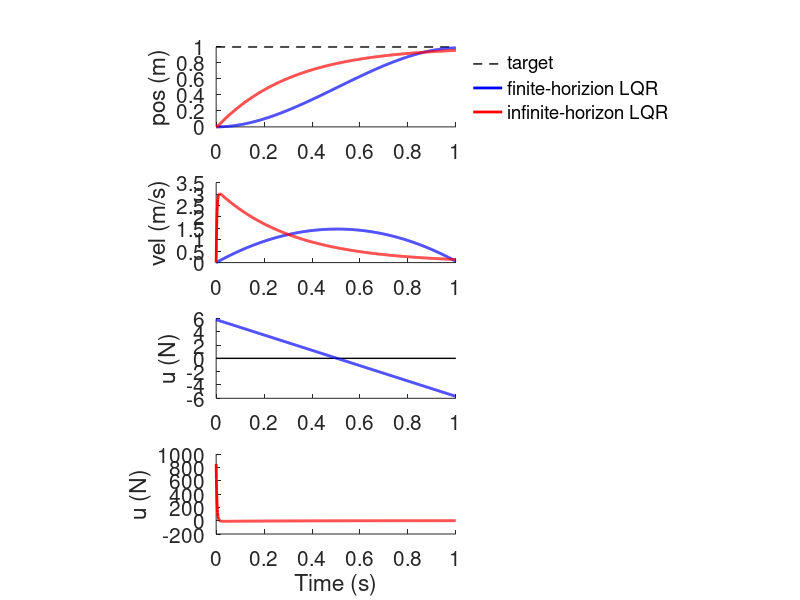

This figure's MATLAB source:
clear variables; close all; clc;
%%%%%%%%%%%%%%%%%%%%%%%%%%%%%%%%%%%%%%%%%%%%%%%%%%%%%%%%%%%%%%%%%%%%%%%%%%%
% This program simulates an optimal controller (finite horizon linear
% quadratic regulator [LQR]) reaching a position in one dimension.
% It also simulates an infinite horizon LQR reaching to the same target.
%
% Neuroscientists may notice that the force generated by each controller and the
% simulated trajectories are different. This is because the finite horizon
% LQR has time-dependent gains while the infinite horizon LQR has a
% constant gain. The bell-shaped velocity profile is observed only with the
% finite horizon LQR.
% ----------------------
% Feel free to edit this code and use as you wish!
%
% Atsushi Takagi (2021/03/05) - written and tested in MATLAB 2018b
%%%%%%%%%%%%%%%%%%%%%%%%%%%%%%%%%%%%%%%%%%%%%%%%%%%%%%%%%%%%%%%%%%%%%%%%%%%

% Time step size (in seconds)
dt = 0.001;
% Create a time vector (determining length of simulation)
Time = 0:dt:1;
% Mass of controlled entity in kg
m = 1;
% Position and velocity of target to reach (in m and m/s)
Target = [1; 0];

% State control cost matrix (first dimension punishes deviation from target
% position, second dimension punishes deviation from target velocity)
Q = [1,0   ; 
     0,0.1];
% Control cost matrix
R = 0.000001;

% The dynamics simulated in this code in discrete time is:
%       x = x+v*dt
%       v = u
% where
%   x - position
%   v - velocity
%   u - force (commonly referred to as control command)

% State transition matrix
A = [1,dt;
     0,1 ];
% Control input matrix
B = [0; 
     dt/m];

% Allocation of memory
x = zeros(size(A,1),length(Time));
u = zeros(size(B,2),length(Time)-1);
xDLQR = x; uDLQR = u;

%%%%%%%%%%%%%%%%%%%%%%%%%%%%%%%%%%%%%%%%%%%%%%%%%%%%%%%%%%%%%%%%%%%%%%%%%%%
% Derive the control gains for finite-horizon LQR

% Set the last cost to be the state cost
P(:,:,length(Time)) = Q;
for i=length(Time)-1:-1:1 % note this is going backward in time
    % Backwards pass of the discrete Ricatti equation until the beginning
    P(:,:,i) = A'*P(:,:,i+1)*A - A'*P(:,:,i+1)*B/(R+B'*P(:,:,i+1)*B)*B'*P(:,:,i+1)*A;
end
%%%%%%%%%%%%%%%%%%%%%%%%%%%%%%%%%%%%%%%%%%%%%%%%%%%%%%%%%%%%%%%%%%%%%%%%%%%
% Derive the control gain for the infinite-horizon LQR

% Define tolerance until cost converges
Tolerance = 0.001;
% Initialize while loop with state cost
P_DLQR = Q;
P_store = 0*P_DLQR;
% Solve discrete Ricatti until convergence within Tolerance value
while sum(sum(abs(P_DLQR-P_store)>ones(length(P_DLQR))*Tolerance))>0
    P_store = P_DLQR;
    P_DLQR = Q+A'*P_DLQR*A-A'*P_DLQR*B/(R+B'*P_DLQR*B)*B'*P_DLQR*A;
end
% Get the constant control gain
L_DLQR = (R+B'*P_DLQR*B)\B'*P_DLQR*A;
% should be comparable to L_DLQR  = dlqr(A,B,Q,R);
%%%%%%%%%%%%%%%%%%%%%%%%%%%%%%%%%%%%%%%%%%%%%%%%%%%%%%%%%%%%%%%%%%%%%%%%%%%

% Simulate the two systems
for i=1:length(Time)-1
    %%%%%%%%%%%%%%%%%%%%%%%%%%%%%%%%%%%%%%%%%%%%%%%%%%%%%%%%%%%%%%%%%%%%%%%
    % SIMULATE FINITE-HORIZON CONTROL
    
    % Calculate the gain for the finite-horizon LQR at specific time instance
    L = -(R+B'*P(:,:,i+1)*B)\B'*P(:,:,i+1)*A;
    % Compute control command to go towards Target (if Target is non-zero, this is referred to as 'setpoint control')
    u(:,i) = L*(x(:,i)-Target);
    % Move the dynamic system forward in time
    x(:,i+1) = A*x(:,i)+B*u(:,i);
    %%%%%%%%%%%%%%%%%%%%%%%%%%%%%%%%%%%%%%%%%%%%%%%%%%%%%%%%%%%%%%%%%%%%%%%
    % SIMULATE INFINITE-HORIZON CONTROL
    
    % Calculate control command to reach target
    uDLQR(:,i) = -L_DLQR*(xDLQR(:,i)-Target);
    % Move system forward in time
    xDLQR(:,i+1) = A*xDLQR(:,i)+B*uDLQR(:,i);
    %%%%%%%%%%%%%%%%%%%%%%%%%%%%%%%%%%%%%%%%%%%%%%%%%%%%%%%%%%%%%%%%%%%%%%%
end

%% PLOTS

% Open a new figure
figure(1); clf(1); set(gcf,'color','w'); hold on;

% Create a new subfigure to show the position profiles of both controllers
subplot(4,1,1); set(gca,'fontsize',15); pbaspect([3,1,1]); hold on;
line([0,Time(end)],[1,1]*Target(1),'color','k','linewidth',1,'linestyle','--');
plot(Time,x(1,:),'b','linewidth',2);
plot(Time,xDLQR(1,:),'r','linewidth',2);
ylabel('pos (m)');
legend('target','finite-horizion LQR','infinite-horizon LQR','location','southeastoutside'); legend boxoff;

% Subfigure showing the velocity profiles
% finite-horizon shows the bell-shaped profile as observed in human
% reaching, while infinite-horizon has a lop-sided curve, which is observed
% in humans reaching precise targets (e.g. threading a needle)
subplot(4,1,2); set(gca,'fontsize',15); pbaspect([3,1,1]); hold on;
plot(Time,x(2,:),'b','linewidth',2);
plot(Time,xDLQR(2,:),'r','linewidth',2);
ylabel('vel (m/s)');

% Subfigures showing the control commands sent by each controller
% notice how the infinite-horizon LQR sends immensely large forces while
% the finite-horizon is more conservative
subplot(4,1,3); set(gca,'fontsize',15); pbaspect([3,1,1]); hold on;
line([0,Time(end)],[0,0],'color','k','linewidth',1);
plot(Time(1:end-1),u(1,:),'b','linewidth',2);
ylabel('u (N)');
subplot(4,1,4); set(gca,'fontsize',15); pbaspect([3,1,1]); hold on;
plot(Time(1:end-1),uDLQR(1,:),'r','linewidth',2);
ylabel('u (N)');
xlabel('Time (s)');
